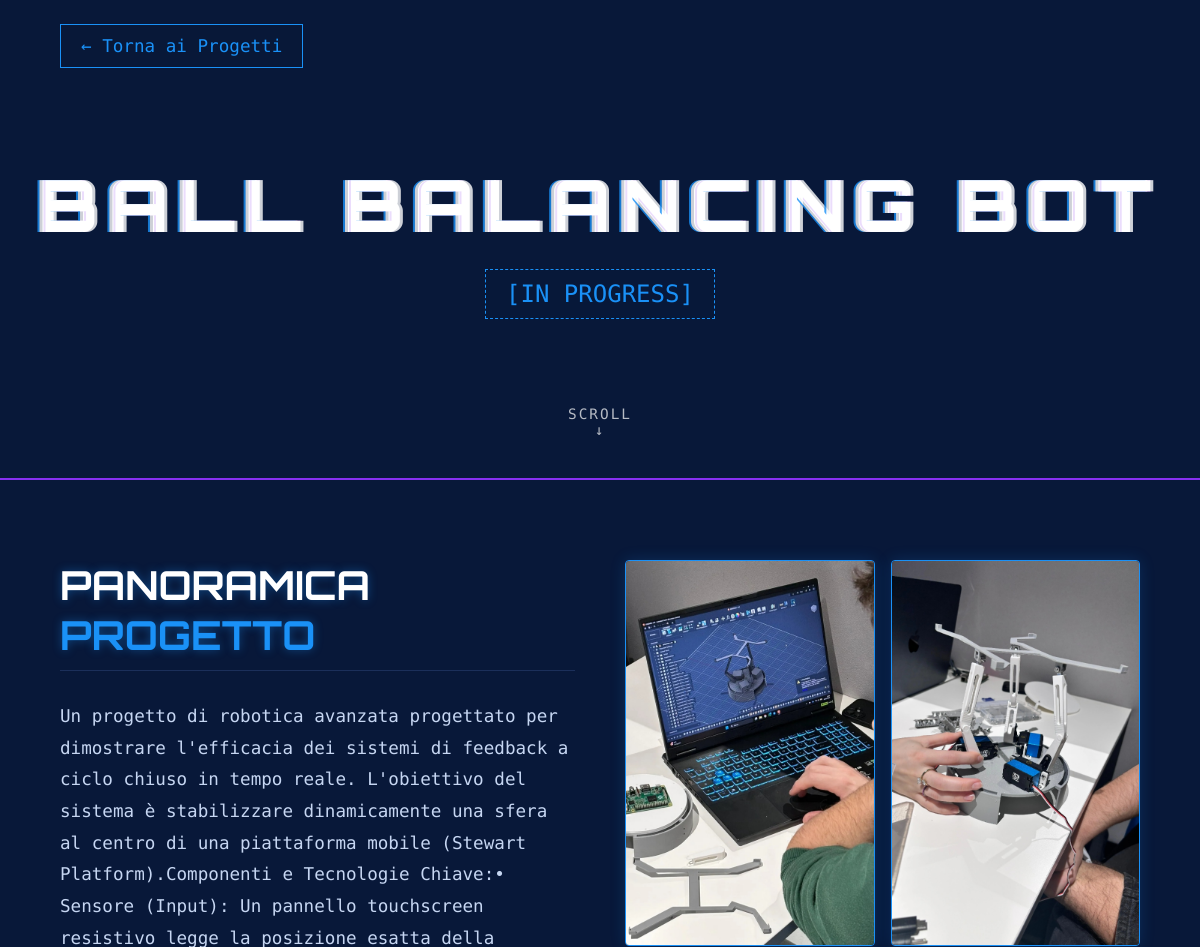
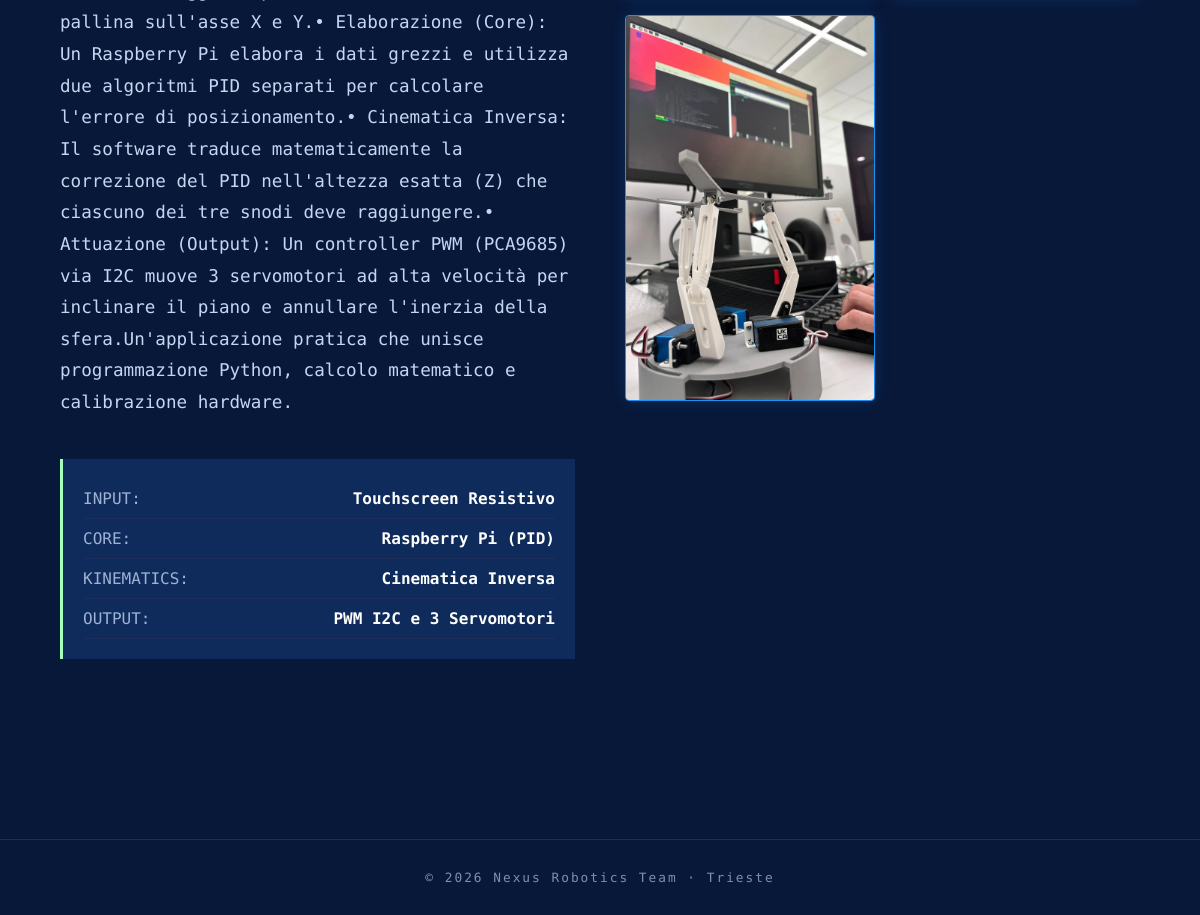
Screenshot of /project/2 with the database file from the repository (2 pictures, top to bottom).
### app.py (models this page shows)
class Project(db.Model):
    id = db.Column(db.Integer, primary_key=True)
    title = db.Column(db.String(200), nullable=False)
    short_desc = db.Column(db.Text, nullable=False)
    long_desc = db.Column(db.Text, nullable=False)
    status = db.Column(db.String(50))
    status_color = db.Column(db.String(50))
    order_num = db.Column(db.Integer, default=0)
    image_paths = db.Column(db.Text, nullable=True)
    video_url = db.Column(db.String(300), nullable=True)
    specs = db.Column(db.Text, nullable=True)

### app.py (the view)
@app.route('/project/<project_id>')
def project_detail(project_id):
    project = Project.query.get(project_id)
    if not project:
        return "Progetto non trovato", 404
    images = project.image_paths.split(',') if project.image_paths else []
    return render_template('project.html', project=project, images=images)

### templates/project.html (shortened to what this page needs)
<!DOCTYPE html>
<html lang="it">
<head>
    <link rel="stylesheet" href="{{ url_for('static', filename='css/style.css') }}">
</head>
<body>
    <div class="project-landing">
        <header class="project-topbar">
            <a href="/#projects" class="btn-back">← Torna ai Progetti</a>
        </header>
        <header class="project-hero reveal">
            <div class="project-hero-overlay"></div>
            <video autoplay muted loop playsinline class="project-video" id="projectVideo">
                <source src="/static/videos/carousel.mp4" type="video/mp4">
            </video>
            <div class="project-hero-content">
                <h1 class="project-title glitch" data-text="{{ project.title }}">{{ project.title }}</h1>
                <span class="status-badge {{ project.status_color }}">[{{ project.status }}]</span>
            </div>
            <div class="scroll-indicator">SCROLL <br> ↓</div>
        </header>
        <section class="project-details">
            <div class="details-grid">
                <div class="project-info-box reveal">
                    <h2 class="neon-text">PANORAMICA <span class="{{ project.status_color }}">PROGETTO</span></h2>
                    <p class="project-desc">{{ project.long_desc|striptags }}</p>
                    <div class="tech-specs">
                        {% if project.specs %}
                            {% set specs_list = project.specs.split('|') %}
                            {% for spec in specs_list %}
                                {% set parts = spec.split(':') %}
                                {% if parts|length == 2 %}
                                <div class="spec-row"><span>{{ parts[0] }}:</span> <span>{{ parts[1] }}</span></div>
                                {% endif %}
                            {% endfor %}
                        {% else %}
                            <div class="spec-row"><span>STATO:</span> <span>IN SVILUPPO</span></div>
                            <div class="spec-row"><span>PIATTAFORMA:</span> <span>PROTOTIPO</span></div>
                            <div class="spec-row"><span>CONTROLLO:</span> <span>DIGITALE</span></div>
                        {% endif %}
                    </div>
                </div>
                <div class="project-visuals reveal">
                    {% if images %}
                        <div class="project-gallery">
                            {% for img in images %}
                            <figure class="project-media">
                                <img src="{{ url_for('static', filename='images/projects/' ~ img) }}" alt="{{ project.title }} — immagine {{ loop.index }}" loading="lazy">
                            </figure>
                            {% endfor %}
                        </div>
                    {% else %}
                        <div class="wireframe-box">
                            <div class="scanning-bar"></div>
                            <p class="wireframe-text text-center">[ SCHEDA IN AGGIORNAMENTO ]<br>Foto e documentazione tecnica presto disponibili.</p>
                        </div>
                    {% endif %}
                </div>
            </div>
        </section>
    </div>
    <footer>
        <p>© 2026 Nexus Robotics Team · Trieste</p>
    </footer>
</body>
</html>

### static/css/style.css (style rules this page uses)
:root { --bg-color: #0b2148; --bg-color-deep: #081839; --surface-1: #0d2652; --surface-2: #0f2b5b; --surface-3: #12316b; --border-subtle: #1b2f5a; --text-main: #ffffff; --text-muted: #c6d6f2; --text-subtle: #9fb2d5; --text-dim: #7d90b3; --cyan: #1a91f7; --cyan-dim: #0c4a80; --magenta: #8730f1; --magenta-dim: #441879; --yellow: #a1ffbb; --cyan-rgb: 26, 145, 247; --magenta-rgb: 135, 48, 241; --yellow-rgb: 161, 255, 187; --font-head: 'Orbitron', sans-serif; --font-mono: 'Share Tech Mono', monospace; }
* { margin: 0; padding: 0; box-sizing: border-box; }
body { background-color: var(--bg-color); color: var(--text-main); font-family: var(--font-mono); overflow-x: hidden; }
.neon-text { text-shadow: 0 0 10px rgba(var(--cyan-rgb), 0.4); }
.cyan { color: var(--cyan); }
.glitch { position: relative; color: white; font-size: clamp(4rem, 12vw, 9rem); font-family: var(--font-head); font-weight: 900; letter-spacing: 10px; text-transform: uppercase; }
.glitch::before, .glitch::after { content: attr(data-text); position: absolute; top: 0; left: 0; width: 100%; height: 100%; opacity: 0.8; }
.glitch::before { left: 3px; text-shadow: -2px 0 var(--magenta); animation: glitch-anim 2s infinite linear alternate-reverse; }
.glitch::after { left: -3px; text-shadow: -2px 0 var(--cyan); animation: glitch-anim 3s infinite linear alternate-reverse; }
.scroll-indicator { position: absolute; bottom: 40px; left: 50%; transform: translateX(-50%); font-size: 0.9rem; letter-spacing: 2px; color: var(--text-main); text-align: center; opacity: 0.7; animation: flash 1.5s infinite; z-index: 3; }
.project-landing { min-height: 100vh; background: var(--bg-color-deep); padding-bottom: 100px; }
.btn-back { position: fixed; top: 30px; left: 30px; color: var(--cyan); text-decoration: none; font-size: 1.1rem; z-index: 100; background: rgba(8, 24, 57, 0.8); padding: 10px 20px; border: 1px solid var(--cyan); transition: all 0.3s; }
.project-hero { position: relative; height: 60vh; display: flex; justify-content: center; align-items: center; overflow: hidden; border-bottom: 2px solid var(--magenta); }
.project-video { position: absolute; width: 100%; height: 100%; object-fit: cover; filter: grayscale(100%) brightness(0.55) contrast(140%); }
.project-hero-overlay { position: absolute; inset: 0; background: none; z-index: 1; }
.project-hero-content { position: relative; z-index: 2; text-align: center; }
.project-title { font-size: clamp(3rem, 6vw, 6rem); margin-bottom: 20px; }
.status-badge { font-size: 1.5rem; font-family: var(--font-mono); padding: 10px 20px; border: 1px dashed currentColor; background: rgba(8, 24, 57, 0.6); display: inline-block; }
.project-details { max-width: 1200px; margin: 0 auto; padding: 80px 5%; }
.details-grid { display: grid; grid-template-columns: 1fr 1fr; gap: 50px; }
.project-info-box h2 { font-family: var(--font-head); font-size: 2.5rem; margin-bottom: 30px; border-bottom: 1px solid var(--border-subtle); padding-bottom: 10px; }
.project-desc { font-size: 1.1rem; line-height: 1.8; color: var(--text-muted); margin-bottom: 40px; }
.tech-specs { background: var(--surface-2); border-left: 3px solid var(--yellow); padding: 20px; }
.spec-row { display: flex; justify-content: space-between; padding: 10px 0; border-bottom: 1px solid var(--border-subtle); }
.spec-row span:first-child { color: var(--text-subtle); }
.spec-row span:last-child { color: var(--text-main); font-weight: bold; }
footer { text-align: center; padding: 30px; background: var(--bg-color-deep); border-top: 1px solid var(--border-subtle); font-size: 0.8rem; color: var(--text-dim); letter-spacing: 2px; }
.project-topbar { position: absolute; top: 0; left: 0; right: 0; z-index: 5; padding: 24px clamp(20px, 5vw, 60px); }
.btn-back { position: static; display: inline-flex; align-items: center; min-height: 44px; }
.project-visuals { min-width: 0; }
.project-gallery { display: grid; grid-template-columns: repeat(2, minmax(0, 1fr)); gap: 16px; }
.project-media { margin: 0; overflow: hidden; border: 1px solid var(--cyan); border-radius: 4px; background: var(--surface-1); box-shadow: 0 0 15px rgba(var(--cyan-rgb), 0.18); }
.project-media img, .project-media video { display: block; width: 100%; height: min(32vw, 430px); object-fit: cover; }
html { scroll-behavior: smooth; scroll-padding-top: 76px; }
.reveal { opacity: 0; transform: translateY(20px); transition: opacity 500ms ease, transform 500ms ease; }
.reveal.is-visible { opacity: 1; transform: none; }

### rows the page displays
Project: title "BALL BALANCING BOT", status "IN PROGRESS", long_desc "Un progetto di robotica avanzata progettato per dimostrare l'efficacia dei sistemi di feedback a ciclo chiuso in tempo reale. L'obiettivo del sistema è stabilizzare dinamicamente una sfera al centro di una piattaforma mobile (Stewart Platform).Componenti e Tecnologie Chiave:• Sensore (Input): Un pannello touchscreen resistivo legge la posizione esatta della pallina sull'asse X e Y.• Elaborazione (Core): Un Raspberry Pi elabora i dati grezzi e utilizza due algoritmi PID separati per calcolare l'errore di posizionamento.• Cinematica Inversa: Il software traduce matematicamente la correzione del PID nell'altezza esatta (Z) che ciascuno dei tre snodi deve raggiungere.• Attuazione (Output): Un…"

### other values shown
{{ parts[0] }} "INPUT" "CORE" "KINEMATICS" "OUTPUT"
{{ parts[1] }} "Touchscreen Resistivo" "Raspberry Pi (PID)" "Cinematica Inversa" "PWM I2C e 3 Servomotori"
